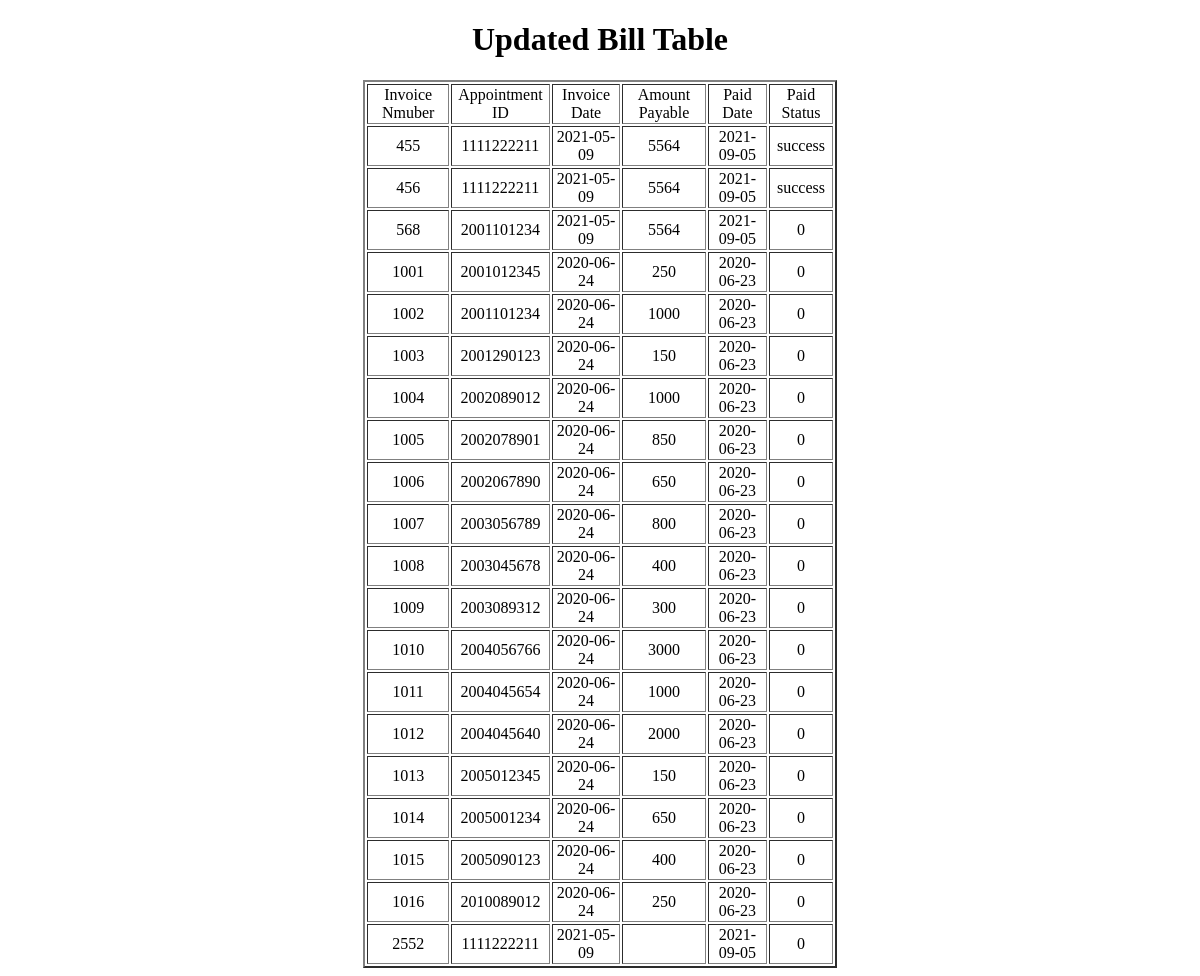
The page /bill_details.php on the database its author committed.
### tables this page shows
CREATE TABLE `bill` (
  `INV_NUM` bigint(20) NOT NULL,
  `APP_ID` bigint(20) DEFAULT NULL,
  `INV_DATE` date DEFAULT NULL,
  `AMT_PAYABLE` bigint(7) DEFAULT NULL,
  `PAID_DATE` date DEFAULT NULL,
  `PAID_STATUS` varchar(10) DEFAULT NULL
);

### bill_details.php (the view, shortened to what this page needs)
<!DOCTYPE html>
<html>
    <head>
    </head>
    <body>
        <div align="center">
            <h1>Updated Bill Table  </h1>
             <table border="2" style="width:40%; float:center; background-color:#FFFFFF";>
            <tr>
                <td align="center">Invoice Nmuber</td>
                <td align="center">Appointment ID</td>
                <td align="center">Invoice Date</td>
                <td align="center">Amount Payable</td>
                <td align="center">Paid Date</td>
                <td align="center">Paid Status</td>
            </tr>
                <?php
			$db = mysqli_connect("localhost","root","","mydatabase");
			$query = mysqli_query($db,"SELECT * FROM BILL; ");
			while ($row = mysqli_fetch_assoc($query))
			{
				echo "<tr>";
				echo '<td align="center">'.$row['INV_NUM']."</td>";
				echo '<td align="center">'.$row['APP_ID']."</td>";
				echo '<td align="center">'.$row['INV_DATE']."</td>";
                echo '<td align="center">'.$row['AMT_PAYABLE']."</td>";
                echo '<td align="center">'.$row['PAID_DATE']."</td>";
                echo '<td align="center">'.$row['PAID_STATUS']."</td>";
                echo "</tr>";
			}
		?>
            </table>
            </div>
    </body>
</html>

### bill_details.php (style rules this page uses)
body { background-image: url(images/1486213969B1.jpg) ,url(images/download.png ) ; background-repeat: no-repeat; background-size: 1500px 900px; background-blend-mode:lighten; opacity: 1; }

### rows shown on the page
bill: INV_NUM "455", APP_ID "1111222211", INV_DATE "2021-05-09", AMT_PAYABLE "5564", PAID_DATE "2021-09-05", PAID_STATUS "success"
bill: INV_NUM "456", APP_ID "1111222211", INV_DATE "2021-05-09", AMT_PAYABLE "5564", PAID_DATE "2021-09-05", PAID_STATUS "success"
bill: INV_NUM "568", APP_ID "2001101234", INV_DATE "2021-05-09", AMT_PAYABLE "5564", PAID_DATE "2021-09-05", PAID_STATUS "0"
bill: INV_NUM "1001", APP_ID "2001012345", INV_DATE "2020-06-24", AMT_PAYABLE "250", PAID_DATE "2020-06-23", PAID_STATUS "0"
bill: INV_NUM "1002", APP_ID "2001101234", INV_DATE "2020-06-24", AMT_PAYABLE "1000", PAID_DATE "2020-06-23", PAID_STATUS "0"
bill: INV_NUM "1003", APP_ID "2001290123", INV_DATE "2020-06-24", AMT_PAYABLE "150", PAID_DATE "2020-06-23", PAID_STATUS "0"
bill: INV_NUM "1004", APP_ID "2002089012", INV_DATE "2020-06-24", AMT_PAYABLE "1000", PAID_DATE "2020-06-23", PAID_STATUS "0"
bill: INV_NUM "1005", APP_ID "2002078901", INV_DATE "2020-06-24", AMT_PAYABLE "850", PAID_DATE "2020-06-23", PAID_STATUS "0"
bill: INV_NUM "1006", APP_ID "2002067890", INV_DATE "2020-06-24", AMT_PAYABLE "650", PAID_DATE "2020-06-23", PAID_STATUS "0"
bill: INV_NUM "1007", APP_ID "2003056789", INV_DATE "2020-06-24", AMT_PAYABLE "800", PAID_DATE "2020-06-23", PAID_STATUS "0"
bill: INV_NUM "1008", APP_ID "2003045678", INV_DATE "2020-06-24", AMT_PAYABLE "400", PAID_DATE "2020-06-23", PAID_STATUS "0"
bill: INV_NUM "1009", APP_ID "2003089312", INV_DATE "2020-06-24", AMT_PAYABLE "300", PAID_DATE "2020-06-23", PAID_STATUS "0"
bill: INV_NUM "1010", APP_ID "2004056766", INV_DATE "2020-06-24", AMT_PAYABLE "3000", PAID_DATE "2020-06-23", PAID_STATUS "0"
bill: INV_NUM "1011", APP_ID "2004045654", INV_DATE "2020-06-24", AMT_PAYABLE "1000", PAID_DATE "2020-06-23", PAID_STATUS "0"
bill: INV_NUM "1012", APP_ID "2004045640", INV_DATE "2020-06-24", AMT_PAYABLE "2000", PAID_DATE "2020-06-23", PAID_STATUS "0"
bill: INV_NUM "1013", APP_ID "2005012345", INV_DATE "2020-06-24", AMT_PAYABLE "150", PAID_DATE "2020-06-23", PAID_STATUS "0"
bill: INV_NUM "1014", APP_ID "2005001234", INV_DATE "2020-06-24", AMT_PAYABLE "650", PAID_DATE "2020-06-23", PAID_STATUS "0"
bill: INV_NUM "1015", APP_ID "2005090123", INV_DATE "2020-06-24", AMT_PAYABLE "400", PAID_DATE "2020-06-23", PAID_STATUS "0"
bill: INV_NUM "1016", APP_ID "2010089012", INV_DATE "2020-06-24", AMT_PAYABLE "250", PAID_DATE "2020-06-23", PAID_STATUS "0"
bill: INV_NUM "2552", APP_ID "1111222211", INV_DATE "2021-05-09", PAID_DATE "2021-09-05", PAID_STATUS "0"
